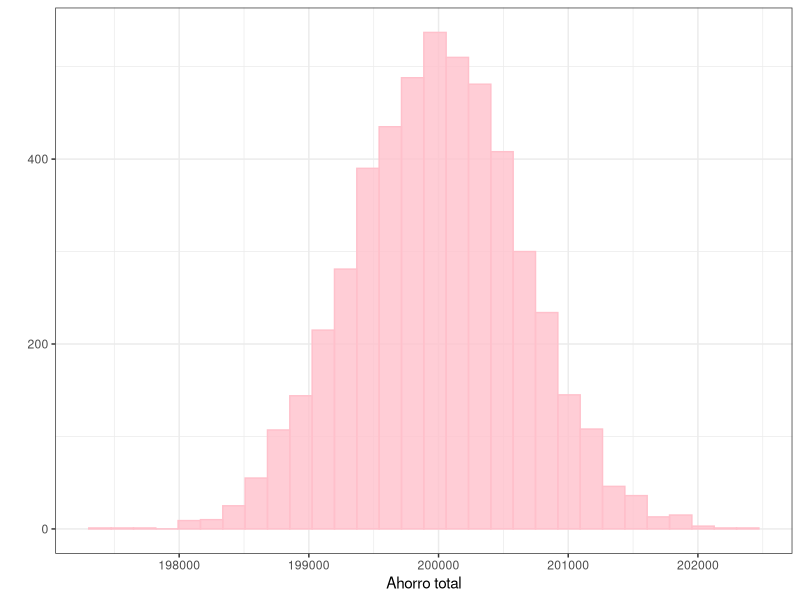

Write R code to recreate this figure.
## ---- chunk 1
knitr::opts_chunk$set(echo = TRUE)
## ---- chunk 2
library(purrr)
library(ggplot2)
## ---- chunk 3
set.seed(65646)
mu_n    <- 40000
sigma_n <- sqrt(10000)
Nsim    <- 5000
## ---- chunk 4
mu_ah    <- 5
sigma_ah <- sqrt(4)
## ---- chunk 5
Sim_ahorro <- function(){
  ncamaras <- ceiling(rnorm(1,mu_n,sigma_n))
  ahorro_i <- rnorm(ncamaras,mu_ah, sigma_ah)
  thetasim <- sum(ahorro_i)
  thetasim
}
## ---- chunk 6
ThetasSim <- rerun(Nsim,Sim_ahorro()) %>% flatten_dbl()

ggplot()+theme_bw()+
  geom_histogram(aes(ThetasSim),bins=30,
                 fill="pink", col="pink", alpha=0.8)+
  xlab("Ahorro total")+
  ylab("")
## ---- chunk 7
theta  <- mean(ThetasSim)
IC_low <- quantile(ThetasSim, 0.025)
IC_up  <- quantile(ThetasSim, 0.975)
